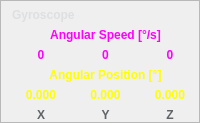
         <widget class="QFrame" name="frameGyroscope">
          <property name="styleSheet">
           <string notr="true">QWidget#frameGyroscope{
border: 2px solid rgb(150, 150, 150);
border-radius: 5px;
background-color: rgb(57, 63, 68);
}</string>
          </property>
          <property name="frameShape">
           <enum>QFrame::StyledPanel</enum>
          </property>
          <property name="frameShadow">
           <enum>QFrame::Raised</enum>
          </property>
          <layout class="QGridLayout" name="gridLayout_22">
           <property name="topMargin">
            <number>7</number>
           </property>
           <property name="rightMargin">
            <number>0</number>
           </property>
           <property name="bottomMargin">
            <number>0</number>
           </property>
           <item row="2" column="2">
            <widget class="QLabel" name="labelGyroZ">
             <property name="styleSheet">
              <string notr="true">font: 13pt &quot;Siemens Sans&quot;;
font-weight: bold;
color: rgb(222, 223, 225);
background-color: transparent;
color: rgb(255, 0, 255);</string>
             </property>
             <property name="frameShape">
              <enum>QFrame::NoFrame</enum>
             </property>
             <property name="text">
              <string>0</string>
             </property>
             <property name="alignment">
              <set>Qt::AlignCenter</set>
             </property>
            </widget>
           </item>
           <item row="2" column="0">
            <widget class="QLabel" name="labelGyroX">
             <property name="styleSheet">
              <string notr="true">font: 13pt &quot;Siemens Sans&quot;;
font-weight: bold;
color: rgb(222, 223, 225);
background-color: transparent;
color: rgb(255, 0, 255);</string>
             </property>
             <property name="text">
              <string>0</string>
             </property>
             <property name="alignment">
              <set>Qt::AlignCenter</set>
             </property>
            </widget>
           </item>
           <item row="4" column="1">
            <widget class="QLabel" name="labelPitch">
             <property name="styleSheet">
              <string notr="true">font: 13pt &quot;Siemens Sans&quot;;
font-weight: bold;
color: rgb(222, 223, 225);
background-color: transparent;
color: rgb(255, 255, 0);</string>
             </property>
             <property name="text">
              <string>0.000</string>
             </property>
             <property name="alignment">
              <set>Qt::AlignCenter</set>
             </property>
            </widget>
           </item>
           <item row="4" column="2">
            <widget class="QLabel" name="labelYaw">
             <property name="styleSheet">
              <string notr="true">font: 13pt &quot;Siemens Sans&quot;;
font-weight: bold;
color: rgb(222, 223, 225);
background-color: transparent;
color: rgb(255, 255, 0);</string>
             </property>
             <property name="text">
              <string>0.000</string>
             </property>
             <property name="alignment">
              <set>Qt::AlignCenter</set>
             </property>
            </widget>
           </item>
           <item row="2" column="1">
            <widget class="QLabel" name="labelGyroY">
             <property name="styleSheet">
              <string notr="true">font: 13pt &quot;Siemens Sans&quot;;
font-weight: bold;
color: rgb(222, 223, 225);
background-color: transparent;
color: rgb(255, 0, 255);</string>
             </property>
             <property name="text">
              <string>0</string>
             </property>
             <property name="alignment">
              <set>Qt::AlignCenter</set>
             </property>
            </widget>
           </item>
           <item row="0" column="0" colspan="3">
            <widget class="QLabel" name="labelGyroscope">
             <property name="sizePolicy">
              <sizepolicy hsizetype="Preferred" vsizetype="Preferred">
               <horstretch>0</horstretch>
               <verstretch>0</verstretch>
              </sizepolicy>
             </property>
             <property name="styleSheet">
              <string notr="true">font: 13pt &quot;Siemens Sans&quot;;
font-weight: bold;
color: rgb(222, 223, 225);
background-color: transparent;</string>
             </property>
             <property name="text">
              <string>Gyroscope</string>
             </property>
             <property name="alignment">
              <set>Qt::AlignLeading|Qt::AlignLeft|Qt::AlignVCenter</set>
             </property>
            </widget>
           </item>
           <item row="4" column="0">
            <widget class="QLabel" name="labelRoll">
             <property name="styleSheet">
              <string notr="true">font: 13pt &quot;Siemens Sans&quot;;
font-weight: bold;
color: rgb(222, 223, 225);
background-color: transparent;
color: rgb(255, 255, 0);</string>
             </property>
             <property name="text">
              <string>0.000</string>
             </property>
             <property name="alignment">
              <set>Qt::AlignCenter</set>
             </property>
            </widget>
           </item>
           <item row="1" column="0" colspan="3">
            <widget class="QLabel" name="labelAngularSpeed">
             <property name="styleSheet">
              <string notr="true">font: 13pt &quot;Siemens Sans&quot;;
font-weight: bold;
color: rgb(222, 223, 225);
background-color: transparent;
color: rgb(50, 205, 50);
color: rgb(255, 0, 255);</string>
             </property>
             <property name="text">
              <string>Angular Speed [°/s]</string>
             </property>
             <property name="alignment">
              <set>Qt::AlignCenter</set>
             </property>
            </widget>
           </item>
           <item row="5" column="0">
            <widget class="QLabel" name="labelX_G">
             <property name="styleSheet">
              <string notr="true">font: 13pt &quot;Siemens Sans&quot;;
font-weight: bold;
color: rgb(96, 100, 103);
background-color: transparent;</string>
             </property>
             <property name="text">
              <string>X</string>
             </property>
             <property name="alignment">
              <set>Qt::AlignCenter</set>
             </property>
            </widget>
           </item>
           <item row="5" column="1">
            <widget class="QLabel" name="labelY_G">
             <property name="styleSheet">
              <string notr="true">font: 13pt &quot;Siemens Sans&quot;;
font-weight: bold;
color: rgb(96, 100, 103);
background-color: transparent;</string>
             </property>
             <property name="text">
              <string>Y</string>
             </property>
             <property name="alignment">
              <set>Qt::AlignCenter</set>
             </property>
            </widget>
           </item>
           <item row="5" column="2">
            <widget class="QLabel" name="labelZ_G">
             <property name="styleSheet">
              <string notr="true">font: 13pt &quot;Siemens Sans&quot;;
font-weight: bold;
color: rgb(96, 100, 103);
background-color: transparent;</string>
             </property>
             <property name="text">
              <string>Z</string>
             </property>
             <property name="alignment">
              <set>Qt::AlignCenter</set>
             </property>
            </widget>
           </item>
           <item row="3" column="0" colspan="3">
            <widget class="QLabel" name="labelAngularPosition">
             <property name="styleSheet">
              <string notr="true">font: 13pt &quot;Siemens Sans&quot;;
font-weight: bold;
color: rgb(222, 223, 225);
background-color: transparent;
color: rgb(255, 0, 102);
color: rgb(255, 255, 0);</string>
             </property>
             <property name="text">
              <string>Angular Position [°]</string>
             </property>
             <property name="alignment">
              <set>Qt::AlignCenter</set>
             </property>
            </widget>
           </item>
          </layout>
         </widget>
